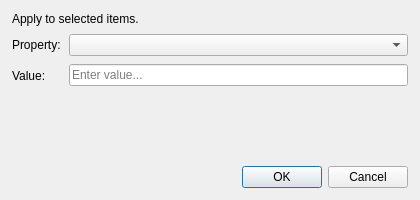
<?xml version="1.0" encoding="UTF-8"?>
<ui version="4.0">
 <class>DialogBulkEdit</class>
 <widget class="QDialog" name="DialogBulkEdit">
  <property name="geometry">
   <rect>
    <x>0</x>
    <y>0</y>
    <width>420</width>
    <height>200</height>
   </rect>
  </property>
  <property name="minimumSize">
   <size>
    <width>360</width>
    <height>180</height>
   </size>
  </property>
  <property name="windowTitle">
   <string>Set Property for Selection</string>
  </property>
  <layout class="QVBoxLayout" name="mainLayout">
   <property name="margin">
    <number>12</number>
   </property>
   <property name="spacing">
    <number>8</number>
   </property>

   <!-- Description -->
   <item>
    <widget class="QLabel" name="descLabel">
     <property name="text">
      <string>Apply to selected items.</string>
     </property>
     <property name="wordWrap">
      <bool>true</bool>
     </property>
    </widget>
   </item>

   <!-- Property + Value form -->
   <item>
    <layout class="QFormLayout" name="formLayout">
     <property name="spacing">
      <number>8</number>
     </property>

     <!-- Row 0: Property -->
     <item row="0" column="0">
      <widget class="QLabel" name="propertyLabel">
       <property name="text">
        <string>Property:</string>
       </property>
      </widget>
     </item>
     <item row="0" column="1">
      <widget class="QComboBox" name="propertyCombo">
       <property name="sizePolicy">
        <sizepolicy hsizetype="Expanding" vsizetype="Fixed">
         <horstretch>1</horstretch>
         <verstretch>0</verstretch>
        </sizepolicy>
       </property>
      </widget>
     </item>

     <!-- Row 1: Value (adaptive stacked widget) -->
     <item row="1" column="0">
      <widget class="QLabel" name="valueLabel">
       <property name="text">
        <string>Value:</string>
       </property>
      </widget>
     </item>
     <item row="1" column="1">
      <widget class="QStackedWidget" name="valueStack">
       <property name="sizePolicy">
        <sizepolicy hsizetype="Expanding" vsizetype="Fixed">
         <horstretch>1</horstretch>
         <verstretch>0</verstretch>
        </sizepolicy>
       </property>
       <property name="currentIndex">
        <number>0</number>
       </property>

       <!-- Page 0: text — Label, custom attributes -->
       <widget class="QWidget" name="textPage">
        <layout class="QVBoxLayout" name="textLayout">
         <property name="margin">
          <number>0</number>
         </property>
         <item>
          <widget class="QLineEdit" name="textEdit">
           <property name="placeholderText">
            <string>Enter value...</string>
           </property>
          </widget>
         </item>
        </layout>
       </widget>

       <!-- Page 1: int — Size -->
       <widget class="QWidget" name="intPage">
        <layout class="QVBoxLayout" name="intLayout">
         <property name="margin">
          <number>0</number>
         </property>
         <item>
          <widget class="QSpinBox" name="intSpin">
           <property name="minimum">
            <number>1</number>
           </property>
           <property name="maximum">
            <number>200</number>
           </property>
           <property name="value">
            <number>8</number>
           </property>
          </widget>
         </item>
        </layout>
       </widget>

       <!-- Page 2: double — Weight -->
       <widget class="QWidget" name="doublePage">
        <layout class="QVBoxLayout" name="doubleLayout">
         <property name="margin">
          <number>0</number>
         </property>
         <item>
          <widget class="QDoubleSpinBox" name="doubleSpin">
           <property name="minimum">
            <double>0.000000</double>
           </property>
           <property name="maximum">
            <double>99999.990000</double>
           </property>
           <property name="singleStep">
            <double>0.100000</double>
           </property>
           <property name="decimals">
            <number>2</number>
           </property>
           <property name="value">
            <double>1.000000</double>
           </property>
          </widget>
         </item>
        </layout>
       </widget>

       <!-- Page 3: color -->
       <widget class="QWidget" name="colorPage">
        <layout class="QHBoxLayout" name="colorLayout">
         <property name="margin">
          <number>0</number>
         </property>
         <item>
          <widget class="QToolButton" name="colorButton">
           <property name="text">
            <string>Select color...</string>
           </property>
           <property name="toolButtonStyle">
            <enum>Qt::ToolButtonTextBesideIcon</enum>
           </property>
           <property name="sizePolicy">
            <sizepolicy hsizetype="MinimumExpanding" vsizetype="Fixed">
             <horstretch>0</horstretch>
             <verstretch>0</verstretch>
            </sizepolicy>
           </property>
          </widget>
         </item>
        </layout>
       </widget>

       <!-- Page 4: shape (nodes only) -->
       <widget class="QWidget" name="shapePage">
        <layout class="QVBoxLayout" name="shapeLayout">
         <property name="margin">
          <number>0</number>
         </property>
         <item>
          <widget class="QComboBox" name="shapeCombo">
           <property name="sizePolicy">
            <sizepolicy hsizetype="Expanding" vsizetype="Fixed">
             <horstretch>0</horstretch>
             <verstretch>0</verstretch>
            </sizepolicy>
           </property>
          </widget>
         </item>
        </layout>
       </widget>

      </widget>
     </item>
    </layout>
   </item>

   <!-- Expanding spacer: pushes button box to bottom -->
   <item>
    <spacer name="verticalSpacer">
     <property name="orientation">
      <enum>Qt::Vertical</enum>
     </property>
     <property name="sizeHint" stdset="0">
      <size>
       <width>20</width>
       <height>0</height>
      </size>
     </property>
    </spacer>
   </item>

   <!-- Button box -->
   <item>
    <widget class="QDialogButtonBox" name="buttonBox">
     <property name="orientation">
      <enum>Qt::Horizontal</enum>
     </property>
     <property name="standardButtons">
      <set>QDialogButtonBox::Cancel|QDialogButtonBox::Ok</set>
     </property>
    </widget>
   </item>

  </layout>
 </widget>
</ui>
